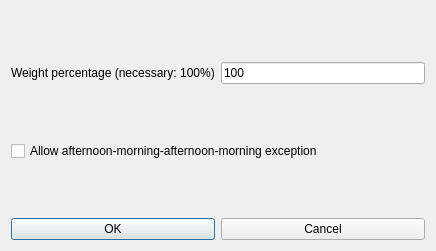
<?xml version="1.0" encoding="UTF-8"?>
<ui version="4.0">
 <class>ModifyConstraintTeachersMaxThreeConsecutiveDaysForm_template</class>
 <widget class="QDialog" name="ModifyConstraintTeachersMaxThreeConsecutiveDaysForm_template">
  <property name="geometry">
   <rect>
    <x>0</x>
    <y>0</y>
    <width>436</width>
    <height>251</height>
   </rect>
  </property>
  <property name="windowTitle">
   <string extracomment="This is the title of the dialog to modify a constraint of this type">Modify teachers max three consecutive days</string>
  </property>
  <layout class="QVBoxLayout" name="verticalLayout_2">
   <item>
    <spacer name="verticalSpacer">
     <property name="orientation">
      <enum>Qt::Vertical</enum>
     </property>
     <property name="sizeHint" stdset="0">
      <size>
       <width>20</width>
       <height>38</height>
      </size>
     </property>
    </spacer>
   </item>
   <item>
    <layout class="QHBoxLayout" name="horizontalLayout_2">
     <item>
      <widget class="QLabel" name="weightTextLabel">
       <property name="frameShape">
        <enum>QFrame::NoFrame</enum>
       </property>
       <property name="frameShadow">
        <enum>QFrame::Plain</enum>
       </property>
       <property name="text">
        <string>Weight percentage (necessary: 100%)</string>
       </property>
       <property name="wordWrap">
        <bool>false</bool>
       </property>
      </widget>
     </item>
     <item>
      <widget class="QLineEdit" name="weightLineEdit">
       <property name="text">
        <string notr="true">100</string>
       </property>
      </widget>
     </item>
    </layout>
   </item>
   <item>
    <spacer name="verticalSpacer_2">
     <property name="orientation">
      <enum>Qt::Vertical</enum>
     </property>
     <property name="sizeHint" stdset="0">
      <size>
       <width>20</width>
       <height>39</height>
      </size>
     </property>
    </spacer>
   </item>
   <item>
    <layout class="QHBoxLayout" name="horizontalLayout_3">
     <item>
      <widget class="QCheckBox" name="allowAMAMExceptionCheckBox">
       <property name="text">
        <string>Allow afternoon-morning-afternoon-morning exception</string>
       </property>
      </widget>
     </item>
    </layout>
   </item>
   <item>
    <spacer name="verticalSpacer_3">
     <property name="orientation">
      <enum>Qt::Vertical</enum>
     </property>
     <property name="sizeHint" stdset="0">
      <size>
       <width>20</width>
       <height>38</height>
      </size>
     </property>
    </spacer>
   </item>
   <item>
    <layout class="QHBoxLayout" name="horizontalLayout">
     <item>
      <widget class="QPushButton" name="okPushButton">
       <property name="text">
        <string>OK</string>
       </property>
      </widget>
     </item>
     <item>
      <widget class="QPushButton" name="cancelPushButton">
       <property name="text">
        <string>Cancel</string>
       </property>
      </widget>
     </item>
    </layout>
   </item>
  </layout>
 </widget>
 <layoutdefault spacing="6" margin="11"/>
 <resources/>
 <connections/>
</ui>
